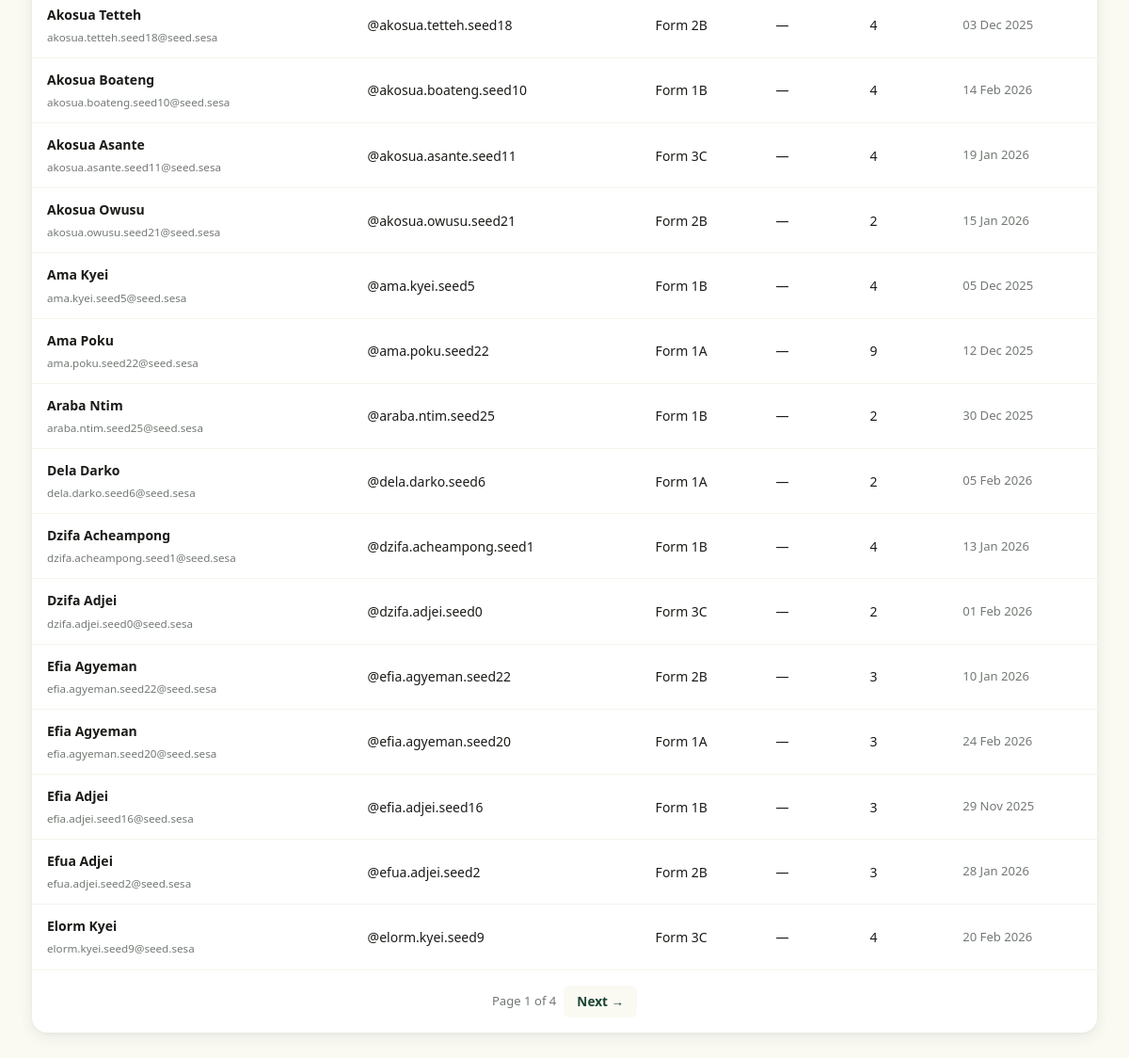
/school/6/students (signed in, lower part), run on an earlier commit of the app's database.
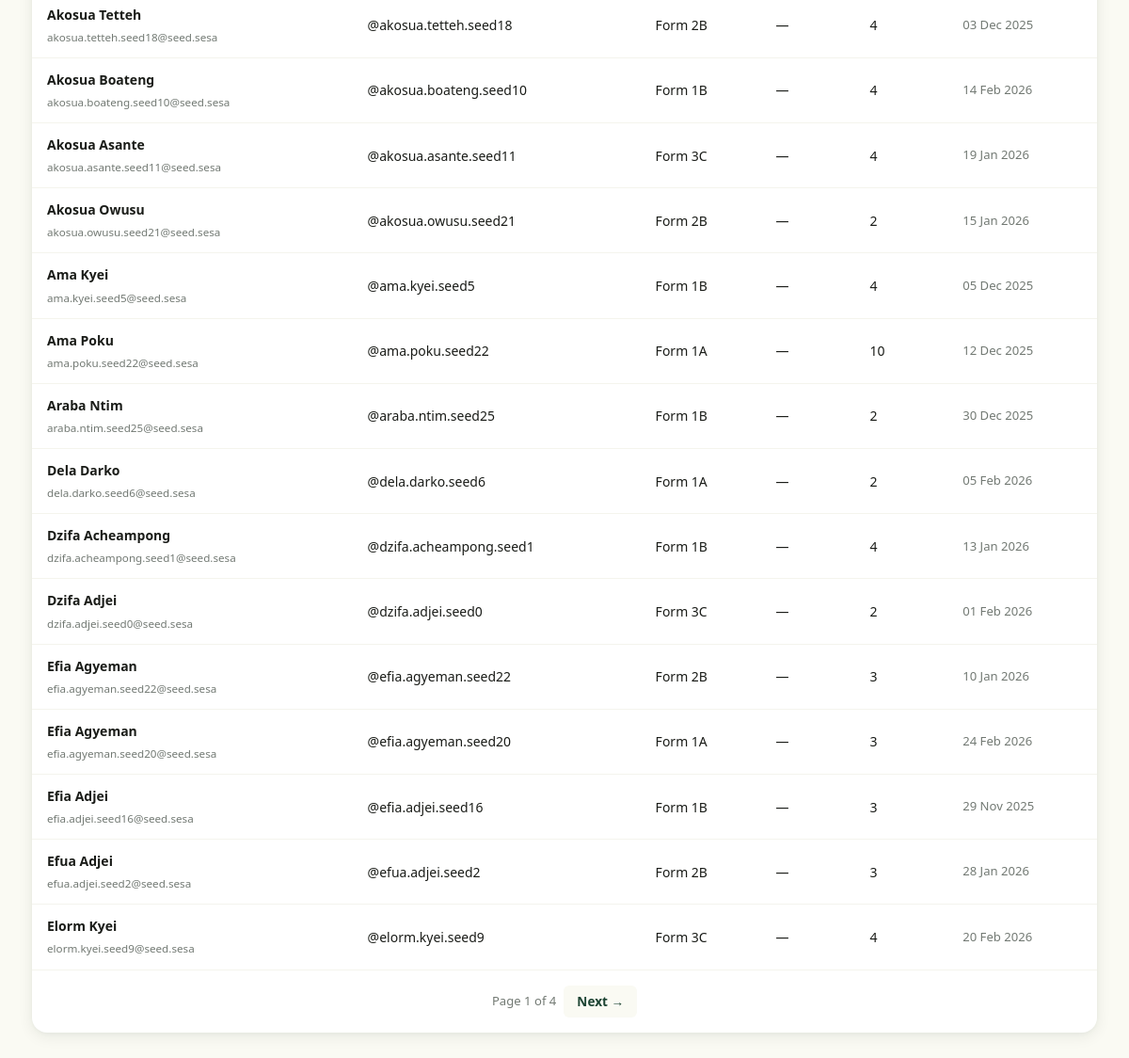
And on a later commit of the database.
### app/models/account.py (models this page shows, shortened)
class Accounts(UserMixin, db.Model):
    __tablename__ = 'accounts'
    id = db.Column(db.Integer, primary_key=True)
    fname = db.Column(db.String(100), nullable=False)
    lname = db.Column(db.String(100), nullable=False)
    email = db.Column(db.String(120), unique=True, nullable=True, index=True)
    username = db.Column(db.String(50), unique=True, nullable=False, index=True)
    password = db.Column(db.String(256), nullable=False)
    school_name = db.Column(db.String(200), nullable=True)
    gender = db.Column(db.String(20), nullable=True)
    birthdate = db.Column(db.Date, nullable=True)
    last_login = db.Column(db.DateTime, nullable=True)
    created_at = db.Column(db.DateTime, default=lambda: datetime.now(timezone.utc))
    school_id = db.Column(
        db.Integer,
        db.ForeignKey('school.id', ondelete='CASCADE', name='fk_accounts_school_id'),
        nullable=True,
        index=True
    )
    class_group = db.Column(db.String(50), nullable=True)   # e.g. "Form 2A", "JHS 3B"
    level = db.Column(db.String(20), nullable=True)          # jhs | shs | university
    claim_code_hash  = db.Column(db.String(256), nullable=True)
    claim_code_plain = db.Column(db.String(20),  nullable=True)
    is_claimed       = db.Column(db.Boolean, default=True, nullable=False, server_default='1')
    is_admin = db.Column(db.Boolean, default=False, nullable=False)
    is_counsellor = db.Column(db.Boolean, default=False, server_default='0', nullable=False)
    failed_attempts = db.Column(db.Integer, default=0, server_default='0', nullable=False)
    locked_until = db.Column(db.DateTime, nullable=True)  # NULL = not locked
    phone = db.Column(db.String(20), nullable=True)
    consent_given = db.Column(db.Boolean, default=False, nullable=False, server_default='0')
    consent_given_at = db.Column(db.DateTime, nullable=True)
    consent_version = db.Column(db.String(10), nullable=True)  # e.g. 'v1.0'
    test_results = db.relationship(
        'TestResult',
        backref='account',
        lazy='dynamic',
        cascade='all, delete-orphan'
    )
    LOCKOUT_THRESHOLD = 5      # failed attempts before lockout
    LOCKOUT_MINUTES   = 15     # minutes locked after threshold reached

### app/routes/main.py (the view)
@main_bp.route('/school/<int:school_id>/students')
@school_login_required
@subscription_required
def school_students(school_id):
    school = _get_school_from_session()
    if current_user.is_authenticated and current_user.is_super_admin:
        abort(403)
    elif school and school.id == school_id:
        pass
    else:
        flash('Please log in as a school administrator.', 'warning')
        return redirect(url_for('auth.school_login'))
    accounts_q = (Accounts.query
                  .filter_by(school_id=school.id)
                  .order_by(Accounts.fname))
    total_students = accounts_q.count()
    student_page = request.args.get('student_page', 1, type=int)
    students_pagination = accounts_q.paginate(page=student_page, per_page=25, error_out=False)
    return render_template(
        'main/school_students.html',
        school=school,
        students_pagination=students_pagination,
        total_students=total_students,
    )

### app/models/school.py (called while the page is built)
    @property
    def subscription_active(self):
        if not self.subscription_paid:
            return False
        if self.subscription_expires is None:
            return True
        now = datetime.now(timezone.utc)
        expires = self.subscription_expires
        if expires.tzinfo is None:
            expires = expires.replace(tzinfo=timezone.utc)
        return now < expires

### app/routes/main.py (called while the page is built)
def _get_school_from_session():
    school_id = session.get('school_id')
    return School.query.get(school_id) if school_id else None

### app/templates/main/school_students.html (shortened to what this page needs)
{% extends 'base.html' %}
{% block body %}
<div class="container" style="padding-bottom: 48px;">
  <div class="section">
    <div class="card">
      <div class="table-wrapper">
        <table class="table">
          <tbody>
            {% for acc in students_pagination.items %}
            <tr>
              <td data-label="Name"><strong>{{ acc.fname }} {{ acc.lname }}</strong><br><small style="color:var(--gray-500)">{{ acc.email or '—' }}</small></td>
              <td data-label="Username">@{{ acc.username }}</td>
              <td data-label="Class">{{ acc.class_group or '—' }}</td>
              <td data-label="Level">{{ acc.level.upper() if acc.level else '—' }}</td>
              <td data-label="Tests">{{ acc.test_results.count() }}</td>
              <td data-label="Joined" style="color:var(--gray-500); font-size:0.82rem;">{{ acc.created_at.strftime('%d %b %Y') }}</td>
            </tr>
            {% endfor %}
          </tbody>
        </table>
      </div>
      {% if students_pagination.pages > 1 %}
      <div style="display:flex; justify-content:center; align-items:center; gap:8px; padding:16px; border-top:1px solid var(--gray-100);">
        <span style="font-size:0.82rem; color:var(--gray-500);">Page {{ students_pagination.page }} of {{ students_pagination.pages }}</span>
        {% if students_pagination.has_next %}
          <a href="{{ url_for('main.school_students', school_id=school.id, student_page=students_pagination.next_num) }}"
             style="padding:6px 14px; border-radius:6px; background:var(--ivory); color:var(--green-800); text-decoration:none; font-size:0.85rem; font-weight:600;">Next →</a>
        {% endif %}
      </div>
      {% endif %}
    </div>
  </div>
</div>
{% endblock %}

What changed in the data, as far as the page shows it:
changed Accounts "Poku": test_results.count "9" → "10"
